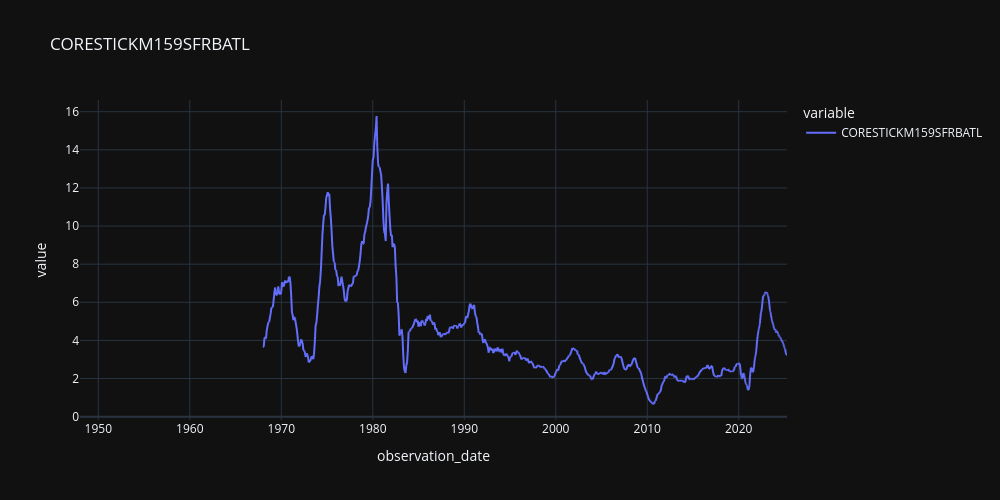

The cell this chart's notebook holds for it:
### Markdown cell above
### Theme template

### Code cell
s.plot(title='CORESTICKM159SFRBATL', width=1000, height=500, template='plotly_dark')

### Figure 1 — Plotly figure (JSON) as saved in the notebook; plotly's stock layout.template omitted (floating-point values rounded to 4 significant figures; data arrays with more than 128 entries replaced by an {"elided": "..."} marker saying what was removed)
{"data": [{"hovertemplate": "variable=CORESTICKM159SFRBATL<br>observation_date=%{x}<br>value=%{y}<extra></extra>", "legendgroup": "CORESTICKM159SFRBATL", "line": {"color": "#636efa", "dash": "solid"}, "marker": {"symbol": "circle"}, "mode": "lines", "name": "CORESTICKM159SFRBATL", "showlegend": true, "type": "scattergl", "x": {"elided": "2189 str values"}, "xaxis": "x", "y": {"elided": "2189 float values"}, "yaxis": "y"}], "layout": {"height": 500, "legend": {"title": {"text": "variable"}, "tracegroupgap": 0}, "title": {"text": "CORESTICKM159SFRBATL"}, "width": 1000, "xaxis": {"anchor": "y", "domain": [0, 1], "title": {"text": "observation_date"}}, "yaxis": {"anchor": "x", "domain": [0, 1], "title": {"text": "value"}}}}
